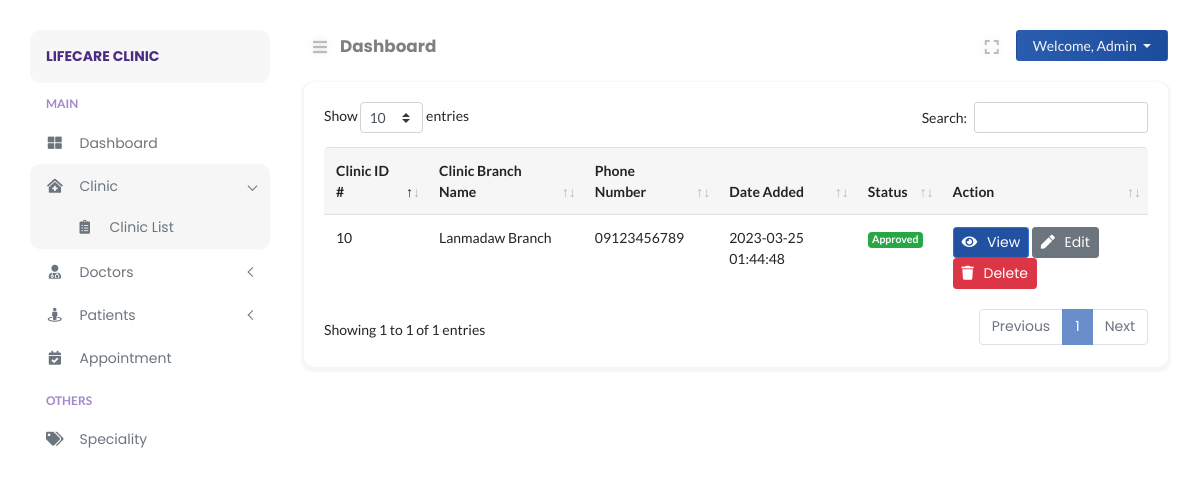
Page /admin/clinic-list.php (signed in) on the committed database.
### tables this page shows
CREATE TABLE `clinics` (
  `clinic_id` int(11) NOT NULL,
  `clinic_name` varchar(255) DEFAULT NULL,
  `clinic_email` varchar(255) DEFAULT NULL,
  `clinic_contact` varchar(15) DEFAULT NULL,
  `clinic_address` varchar(255) DEFAULT NULL,
  `clinic_city` varchar(255) DEFAULT NULL,
  `clinic_state` varchar(255) DEFAULT NULL,
  `clinic_zipcode` varchar(10) DEFAULT NULL,
  `clinic_status` varchar(255) DEFAULT NULL,
  `date_created` datetime DEFAULT NULL
);

### admin/includes/path.inc.php (called while the page is built, shortened)
<?php
switch ($_SERVER["SCRIPT_NAME"]) {
    default:
        $CURRENT_PAGE = "Dashboard";
        break;
}

### admin/includes/session.inc.php (called while the page is built, shortened)
<?php
try {
    $sess_id = $_SESSION["sess_adminid"];
    $adminstmt = $connection->prepare("SELECT * FROM admin WHERE admin_id = ?");
    $adminstmt->bind_param("i", $sess_id);
    $adminstmt->execute();
    $admin_result = $adminstmt->get_result();
    $admin_row = $admin_result->fetch_assoc();
} catch (Exception $e) {
    error_log($e);
    exit('Error message for user to understand');
}

### admin/clinic-list.php (the view, shortened to what this page needs)
<?php
require_once('../config/autoload.php');
include('includes/path.inc.php');
include('includes/session.inc.php');
?>
<!DOCTYPE html>
<html lang="en">
<head>
</head>
<body>
<div class="page-content" id="content">
    <?php include HEADER; ?>
    <div class="row">
        <div class="col-12">
            <div class="card">
                <div class="card-body">
                    <div class="card-inner">
                        <div class="data-tables">
                            <table id="datatable" class="table" style="width:100%">
                                <thead>
                                <tr>
                                    <th>Clinic ID #</th>
                                    <th>Clinic Branch Name</th>
                                    <th>Phone Number</th>
                                    <th>Date Added</th>
                                    <th>Status</th>
                                    <th>Action</th>
                                </tr>
                                </thead>
                                <tbody>
                                <?php
                                $table_result = mysqli_query($connection, "SELECT * FROM clinics");
                                while ($table_row = mysqli_fetch_assoc($table_result)) {
                                    $id = $table_row["clinic_id"];
                                    $encrypt_id = urlencode(base64_encode($id));
                                    ?>
                                    <tr>
                                        <td><?php echo $table_row["clinic_id"]; ?></td>
                                        <td><?php echo $table_row["clinic_name"]; ?></td>
                                        <td><?php echo $table_row["clinic_contact"]; ?></td>
                                        <td><?php echo $table_row["date_created"]; ?></td>
                                        <td>
                                            <?php if ($table_row["clinic_status"] == "1") {
                                                echo '<span class="badge badge-success">Approved</span>';
                                            } else {
                                                echo '<span class="badge badge-danger">Not Approve</span>';
                                            } ?>
                                        </td>
                                        <td>
                                            <a href="clinic-view.php?cid=<?php echo $encrypt_id; ?>"
                                               class="btn btn-sm btn-primary"><i class="fa fa-eye"></i> View</a>
                                            <a href="clinic-edit.php?cid=<?php echo $encrypt_id; ?>"
                                               class="btn btn-sm btn-secondary"><i class="fa fa-pen"></i> Edit</a>
                                            <a data-toggle="modal" href="#deleteclinicid<?= $table_row["clinic_id"]; ?>"
                                               class="btn btn-sm btn-danger">
                                                <i class="fa fa-trash"></i> Delete</a>
                                        </td>
                                    </tr>
                                <?php } ?>
                                </tbody>
                            </table>
                        </div>
                    </div>
                </div>
            </div>
        </div>
    </div>
</div>
</body>
</html>

### admin/layouts/nav_header.php (shortened to what this page needs)
<nav class="navbar navbar-header mb-2">
    <ul class="nav mr-auto">
        <li class="nav-item">
            <button class="btn btn-sm btn-expand" id="sidebarCollapse"><i class="fa fa-bars"></i></button>
        </li>
        <li class="nav-item nav-title">
            <a href="<?php echo $_SERVER["REQUEST_URI"]; ?>"><?php echo $CURRENT_PAGE; ?></a>
        </li>
    </ul>
    <ul class="nav ml-auto">
        <li class="nav-item mr-2">
            <button class="btn btn-sm btn-expand" id="full-view"><i class="fa fa-expand"></i></button>
        </li>
        <li class="nav-item">
            <div class="btn-group">
                <button type="button" class="btn btn-sm dropdown-toggle btn-profile px-3" data-toggle="dropdown"
                        aria-haspopup="true"
                        aria-expanded="false">
                    Welcome, <?php echo $admin_row["admin_name"]; ?>
                </button>
            </div>
        </li>
    </ul>
</nav>

### assets/css/typography.css (style rules this page uses)
body { font-size: 14px; font-family: 'Lato', sans-serif; }
a, a:visited { text-decoration: none; transition: all 0.3s ease-in-out; -webkit-transition: all 0.3s ease-in-out; -moz-transition: all 0.3s ease-in-out; -o-transition: all 0.3s ease-in-out; outline: 0; font-family: 'Poppins', 'Helvetica', sans-serif; }
ul, ol { margin-bottom: 0px; margin-top: 0px; padding: 0; }
ul { margin: 0; list-style-type: none; }
button { cursor: pointer; outline: none !important; letter-spacing: 0; }

### assets/css/default.css (style rules this page uses)
.card-body button i, .card-body a i { margin-right: 6px; }
.navbar-header { padding: 0 !important; }
.nav-title { padding-top: 4px; margin-left: 4px; }
.nav-title a { font-weight: bold; font-size: 1.05rem; color: rgba(0, 0, 0, .5); }
.btn-profile { background: linear-gradient(to right, #2b5daf 0%, #1c4c9c 100%); color: #f5f5f5; }
button.btn-expand { font-size: 16px !important; color: #bdbcbc; vertical-align: middle; text-shadow: 0 0 8px rgba(0, 0, 0, 0.12); -webkit-transition: color 0.3s ease 0s; transition: color 0.3s ease 0s; }
button#full-view { display: inline-block; }
body { overflow-x: hidden; background: #fff; }
.page-content { width: calc(100% - 15rem); margin-left: 16rem; transition: all 0.4s; padding: 1.9rem 3rem; }
:root { --primary-color: #3171e0; }
.btn-primary { color: #fff; background-color: #2351a2 !important; border-color: #306fe1 !important; }
.card { margin: 10px 0; border-radius: 10px !important; border: 0; margin-bottom: 1.5rem; box-shadow: 0 2px 2px 3px rgba(0, 0, 0, .04); transition: all .2s ease-in-out; }
.table thead tr th, tfoot tr { background: #f6f6f6 !important; border-bottom: 0 !important; }
.table thead th:first-child { border-top-left-radius: 5px; }
.table thead th:last-child { border-top-right-radius: 5px; }
.table tbody tr { transition: all .2s; }

### assets/css/clinic/login.css (style rules this page uses)
html { min-height: 100%; position: relative; }

### rows in the picture
clinics: clinic_id "10", clinic_name "Lanmadaw Branch", clinic_contact "09123456789", date_created "2023-03-25 01:44:48", clinic_status "Approved"

### other values in the picture
$BRAND_NAME "LIFECARE CLINIC"
$CURRENT_PAGE "Dashboard"
$admin_row["admin_name"] "Admin"
